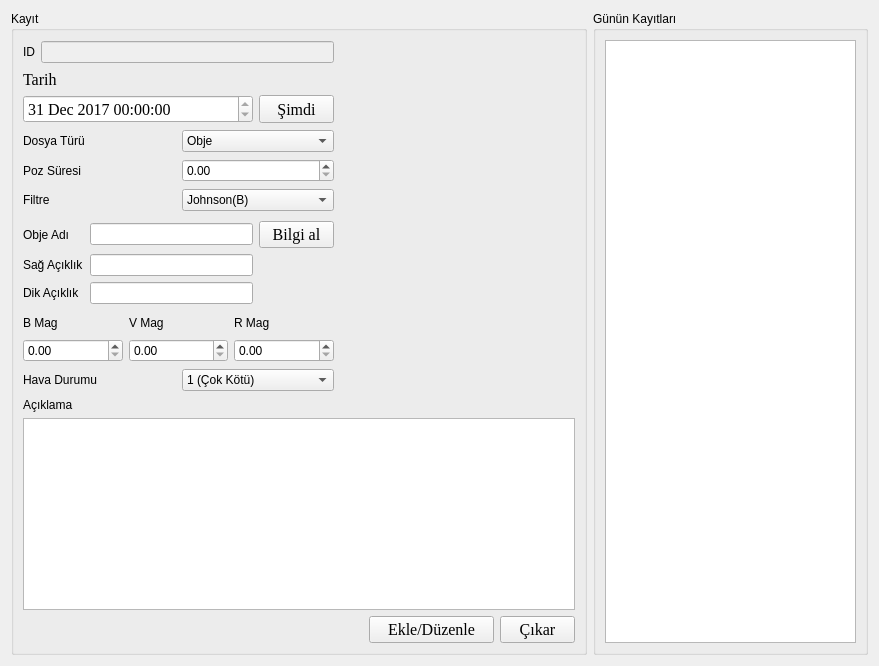
         <widget class="QWidget" name="tab_5">
          <attribute name="title">
           <string>Gözlem</string>
          </attribute>
          <layout class="QGridLayout" name="gridLayout_8">
           <item row="0" column="0">
            <widget class="QGroupBox" name="groupBox_2">
             <property name="font">
              <font>
               <weight>50</weight>
               <bold>false</bold>
              </font>
             </property>
             <property name="title">
              <string>Kayıt</string>
             </property>
             <layout class="QGridLayout" name="gridLayout_55">
              <item row="0" column="0">
               <layout class="QGridLayout" name="gridLayout_9">
                <item row="0" column="0">
                 <widget class="QLabel" name="label_14">
                  <property name="text">
                   <string>ID</string>
                  </property>
                 </widget>
                </item>
                <item row="0" column="1">
                 <widget class="QLineEdit" name="lineEdit_4">
                  <property name="enabled">
                   <bool>false</bool>
                  </property>
                 </widget>
                </item>
               </layout>
              </item>
              <item row="1" column="0">
               <layout class="QGridLayout" name="gridLayout_3">
                <item row="0" column="0">
                 <widget class="QLabel" name="label_3">
                  <property name="font">
                   <font>
                    <family>Times New Roman</family>
                    <pointsize>12</pointsize>
                    <weight>50</weight>
                    <bold>false</bold>
                   </font>
                  </property>
                  <property name="text">
                   <string>Tarih</string>
                  </property>
                 </widget>
                </item>
                <item row="0" column="1">
                 <widget class="QLabel" name="label_7">
                  <property name="text">
                   <string/>
                  </property>
                 </widget>
                </item>
                <item row="1" column="0">
                 <widget class="QDateTimeEdit" name="dateTimeEdit">
                  <property name="font">
                   <font>
                    <family>Times New Roman</family>
                    <pointsize>12</pointsize>
                    <weight>50</weight>
                    <bold>false</bold>
                   </font>
                  </property>
                  <property name="minimumDateTime">
                   <datetime>
                    <hour>0</hour>
                    <minute>0</minute>
                    <second>0</second>
                    <year>2017</year>
                    <month>12</month>
                    <day>31</day>
                   </datetime>
                  </property>
                  <property name="maximumTime">
                   <time>
                    <hour>12</hour>
                    <minute>59</minute>
                    <second>59</second>
                   </time>
                  </property>
                  <property name="minimumTime">
                   <time>
                    <hour>0</hour>
                    <minute>0</minute>
                    <second>0</second>
                   </time>
                  </property>
                  <property name="timeSpec">
                   <enum>Qt::LocalTime</enum>
                  </property>
                 </widget>
                </item>
                <item row="1" column="1">
                 <widget class="QPushButton" name="pushButton_2">
                  <property name="minimumSize">
                   <size>
                    <width>75</width>
                    <height>25</height>
                   </size>
                  </property>
                  <property name="maximumSize">
                   <size>
                    <width>25</width>
                    <height>75</height>
                   </size>
                  </property>
                  <property name="font">
                   <font>
                    <family>Times New Roman</family>
                    <pointsize>12</pointsize>
                    <weight>50</weight>
                    <bold>false</bold>
                   </font>
                  </property>
                  <property name="text">
                   <string>Şimdi</string>
                  </property>
                 </widget>
                </item>
               </layout>
              </item>
              <item row="2" column="0">
               <layout class="QGridLayout" name="gridLayout_6">
                <item row="0" column="0">
                 <widget class="QLabel" name="label_4">
                  <property name="font">
                   <font>
                    <weight>50</weight>
                    <bold>false</bold>
                   </font>
                  </property>
                  <property name="text">
                   <string>Dosya Türü</string>
                  </property>
                 </widget>
                </item>
                <item row="0" column="1">
                 <widget class="QComboBox" name="comboBox">
                  <property name="font">
                   <font>
                    <weight>50</weight>
                    <bold>false</bold>
                   </font>
                  </property>
                  <item>
                   <property name="text">
                    <string>Obje</string>
                   </property>
                  </item>
                  <item>
                   <property name="text">
                    <string>Bias</string>
                   </property>
                  </item>
                  <item>
                   <property name="text">
                    <string>Dark</string>
                   </property>
                  </item>
                  <item>
                   <property name="text">
                    <string>Flat</string>
                   </property>
                  </item>
                 </widget>
                </item>
                <item row="1" column="0">
                 <widget class="QLabel" name="label_5">
                  <property name="font">
                   <font>
                    <weight>50</weight>
                    <bold>false</bold>
                   </font>
                  </property>
                  <property name="text">
                   <string>Poz Süresi</string>
                  </property>
                 </widget>
                </item>
                <item row="1" column="1">
                 <widget class="QDoubleSpinBox" name="doubleSpinBox">
                  <property name="font">
                   <font>
                    <weight>50</weight>
                    <bold>false</bold>
                   </font>
                  </property>
                  <property name="maximum">
                   <double>20000.000000000000000</double>
                  </property>
                  <property name="singleStep">
                   <double>0.100000000000000</double>
                  </property>
                 </widget>
                </item>
                <item row="2" column="0">
                 <widget class="QLabel" name="label_6">
                  <property name="font">
                   <font>
                    <weight>50</weight>
                    <bold>false</bold>
                   </font>
                  </property>
                  <property name="text">
                   <string>Filtre</string>
                  </property>
                 </widget>
                </item>
                <item row="2" column="1">
                 <widget class="QComboBox" name="comboBox_2">
                  <property name="font">
                   <font>
                    <weight>50</weight>
                    <bold>false</bold>
                   </font>
                  </property>
                  <item>
                   <property name="text">
                    <string>Johnson(B)</string>
                   </property>
                  </item>
                  <item>
                   <property name="text">
                    <string>Johnson(V)</string>
                   </property>
                  </item>
                  <item>
                   <property name="text">
                    <string>Johnson(R)</string>
                   </property>
                  </item>
                  <item>
                   <property name="text">
                    <string>SDSS(u)</string>
                   </property>
                  </item>
                  <item>
                   <property name="text">
                    <string>SDSS(g)</string>
                   </property>
                  </item>
                  <item>
                   <property name="text">
                    <string>SDSS(r)</string>
                   </property>
                  </item>
                  <item>
                   <property name="text">
                    <string>SDSS(i)</string>
                   </property>
                  </item>
                  <item>
                   <property name="text">
                    <string>SDSS(z)</string>
                   </property>
                  </item>
                 </widget>
                </item>
               </layout>
              </item>
              <item row="3" column="0">
               <layout class="QGridLayout" name="gridLayout_10">
                <item row="0" column="0">
                 <widget class="QLabel" name="label_9">
                  <property name="text">
                   <string>Obje Adı</string>
                  </property>
                 </widget>
                </item>
                <item row="0" column="1">
                 <widget class="QLineEdit" name="lineEdit"/>
                </item>
                <item row="0" column="2">
                 <widget class="QPushButton" name="pushButton_3">
                  <property name="minimumSize">
                   <size>
                    <width>75</width>
                    <height>25</height>
                   </size>
                  </property>
                  <property name="maximumSize">
                   <size>
                    <width>25</width>
                    <height>75</height>
                   </size>
                  </property>
                  <property name="font">
                   <font>
                    <family>Times New Roman</family>
                    <pointsize>12</pointsize>
                    <weight>50</weight>
                    <bold>false</bold>
                   </font>
                  </property>
                  <property name="text">
                   <string>Bilgi al</string>
                  </property>
                 </widget>
                </item>
                <item row="1" column="0">
                 <widget class="QLabel" name="label_10">
                  <property name="text">
                   <string>Sağ Açıklık</string>
                  </property>
                 </widget>
                </item>
                <item row="1" column="1">
                 <widget class="QLineEdit" name="lineEdit_2"/>
                </item>
                <item row="1" column="2">
                 <widget class="QLabel" name="label_12">
                  <property name="text">
                   <string/>
                  </property>
                 </widget>
                </item>
                <item row="2" column="0">
                 <widget class="QLabel" name="label_11">
                  <property name="text">
                   <string>Dik Açıklık</string>
                  </property>
                 </widget>
                </item>
                <item row="2" column="1">
                 <widget class="QLineEdit" name="lineEdit_3"/>
                </item>
                <item row="2" column="2">
                 <widget class="QLabel" name="label_13">
                  <property name="text">
                   <string/>
                  </property>
                 </widget>
                </item>
               </layout>
              </item>
              <item row="4" column="0">
               <layout class="QGridLayout" name="gridLayout_7">
                <item row="0" column="0">
                 <widget class="QLabel" name="label_20">
                  <property name="text">
                   <string>B Mag</string>
                  </property>
                 </widget>
                </item>
                <item row="0" column="1">
                 <widget class="QLabel" name="label_21">
                  <property name="text">
                   <string>V Mag</string>
                  </property>
                 </widget>
                </item>
                <item row="0" column="2">
                 <widget class="QLabel" name="label_22">
                  <property name="text">
                   <string>R Mag</string>
                  </property>
                 </widget>
                </item>
                <item row="1" column="0">
                 <widget class="QDoubleSpinBox" name="doubleSpinBox_2"/>
                </item>
                <item row="1" column="1">
                 <widget class="QDoubleSpinBox" name="doubleSpinBox_3"/>
                </item>
                <item row="1" column="2">
                 <widget class="QDoubleSpinBox" name="doubleSpinBox_4"/>
                </item>
               </layout>
              </item>
              <item row="5" column="0">
               <layout class="QGridLayout" name="gridLayout_14">
                <item row="0" column="0">
                 <widget class="QLabel" name="label_68">
                  <property name="font">
                   <font>
                    <weight>50</weight>
                    <bold>false</bold>
                   </font>
                  </property>
                  <property name="text">
                   <string>Hava Durumu</string>
                  </property>
                 </widget>
                </item>
                <item row="0" column="1">
                 <widget class="QComboBox" name="comboBox_19">
                  <property name="font">
                   <font>
                    <weight>50</weight>
                    <bold>false</bold>
                   </font>
                  </property>
                  <item>
                   <property name="text">
                    <string>1 (Çok Kötü)</string>
                   </property>
                  </item>
                  <item>
                   <property name="text">
                    <string>2</string>
                   </property>
                  </item>
                  <item>
                   <property name="text">
                    <string>3</string>
                   </property>
                  </item>
                  <item>
                   <property name="text">
                    <string>4</string>
                   </property>
                  </item>
                  <item>
                   <property name="text">
                    <string>5 (Çok iyi)</string>
                   </property>
                  </item>
                 </widget>
                </item>
               </layout>
              </item>
              <item row="6" column="0">
               <widget class="QLabel" name="label_8">
                <property name="text">
                 <string>Açıklama</string>
                </property>
               </widget>
              </item>
              <item row="7" column="0" colspan="4">
               <widget class="QPlainTextEdit" name="plainTextEdit"/>
              </item>
              <item row="8" column="0" colspan="2">
               <spacer name="horizontalSpacer_4">
                <property name="orientation">
                 <enum>Qt::Horizontal</enum>
                </property>
                <property name="sizeHint" stdset="0">
                 <size>
                  <width>317</width>
                  <height>20</height>
                 </size>
                </property>
               </spacer>
              </item>
              <item row="8" column="2">
               <widget class="QPushButton" name="pushButton_4">
                <property name="minimumSize">
                 <size>
                  <width>125</width>
                  <height>25</height>
                 </size>
                </property>
                <property name="maximumSize">
                 <size>
                  <width>125</width>
                  <height>75</height>
                 </size>
                </property>
                <property name="font">
                 <font>
                  <family>Times New Roman</family>
                  <pointsize>12</pointsize>
                  <weight>50</weight>
                  <bold>false</bold>
                 </font>
                </property>
                <property name="text">
                 <string>Ekle/Düzenle</string>
                </property>
               </widget>
              </item>
              <item row="8" column="3">
               <widget class="QPushButton" name="pushButton">
                <property name="minimumSize">
                 <size>
                  <width>75</width>
                  <height>25</height>
                 </size>
                </property>
                <property name="maximumSize">
                 <size>
                  <width>25</width>
                  <height>75</height>
                 </size>
                </property>
                <property name="font">
                 <font>
                  <family>Times New Roman</family>
                  <pointsize>12</pointsize>
                  <weight>50</weight>
                  <bold>false</bold>
                 </font>
                </property>
                <property name="text">
                 <string>Çıkar</string>
                </property>
               </widget>
              </item>
              <item row="5" column="1" colspan="3">
               <spacer name="horizontalSpacer_24">
                <property name="orientation">
                 <enum>Qt::Horizontal</enum>
                </property>
                <property name="sizeHint" stdset="0">
                 <size>
                  <width>235</width>
                  <height>24</height>
                 </size>
                </property>
               </spacer>
              </item>
              <item row="4" column="1" colspan="3">
               <spacer name="horizontalSpacer_10">
                <property name="orientation">
                 <enum>Qt::Horizontal</enum>
                </property>
                <property name="sizeHint" stdset="0">
                 <size>
                  <width>235</width>
                  <height>49</height>
                 </size>
                </property>
               </spacer>
              </item>
              <item row="3" column="1" colspan="3">
               <spacer name="horizontalSpacer_7">
                <property name="orientation">
                 <enum>Qt::Horizontal</enum>
                </property>
                <property name="sizeHint" stdset="0">
                 <size>
                  <width>235</width>
                  <height>86</height>
                 </size>
                </property>
               </spacer>
              </item>
              <item row="2" column="1" colspan="3">
               <spacer name="horizontalSpacer_6">
                <property name="orientation">
                 <enum>Qt::Horizontal</enum>
                </property>
                <property name="sizeHint" stdset="0">
                 <size>
                  <width>235</width>
                  <height>86</height>
                 </size>
                </property>
               </spacer>
              </item>
              <item row="1" column="1" colspan="3">
               <spacer name="horizontalSpacer_5">
                <property name="orientation">
                 <enum>Qt::Horizontal</enum>
                </property>
                <property name="sizeHint" stdset="0">
                 <size>
                  <width>235</width>
                  <height>50</height>
                 </size>
                </property>
               </spacer>
              </item>
              <item row="0" column="1" colspan="3">
               <spacer name="horizontalSpacer_3">
                <property name="orientation">
                 <enum>Qt::Horizontal</enum>
                </property>
                <property name="sizeHint" stdset="0">
                 <size>
                  <width>235</width>
                  <height>24</height>
                 </size>
                </property>
               </spacer>
              </item>
             </layout>
            </widget>
           </item>
           <item row="0" column="1">
            <widget class="QGroupBox" name="groupBox">
             <property name="minimumSize">
              <size>
               <width>275</width>
               <height>600</height>
              </size>
             </property>
             <property name="maximumSize">
              <size>
               <width>275</width>
               <height>16777215</height>
              </size>
             </property>
             <property name="font">
              <font>
               <weight>50</weight>
               <bold>false</bold>
              </font>
             </property>
             <property name="title">
              <string>Günün Kayıtları</string>
             </property>
             <layout class="QGridLayout" name="gridLayout_5">
              <item row="0" column="0">
               <widget class="QListWidget" name="listWidget"/>
              </item>
             </layout>
            </widget>
           </item>
          </layout>
         </widget>
